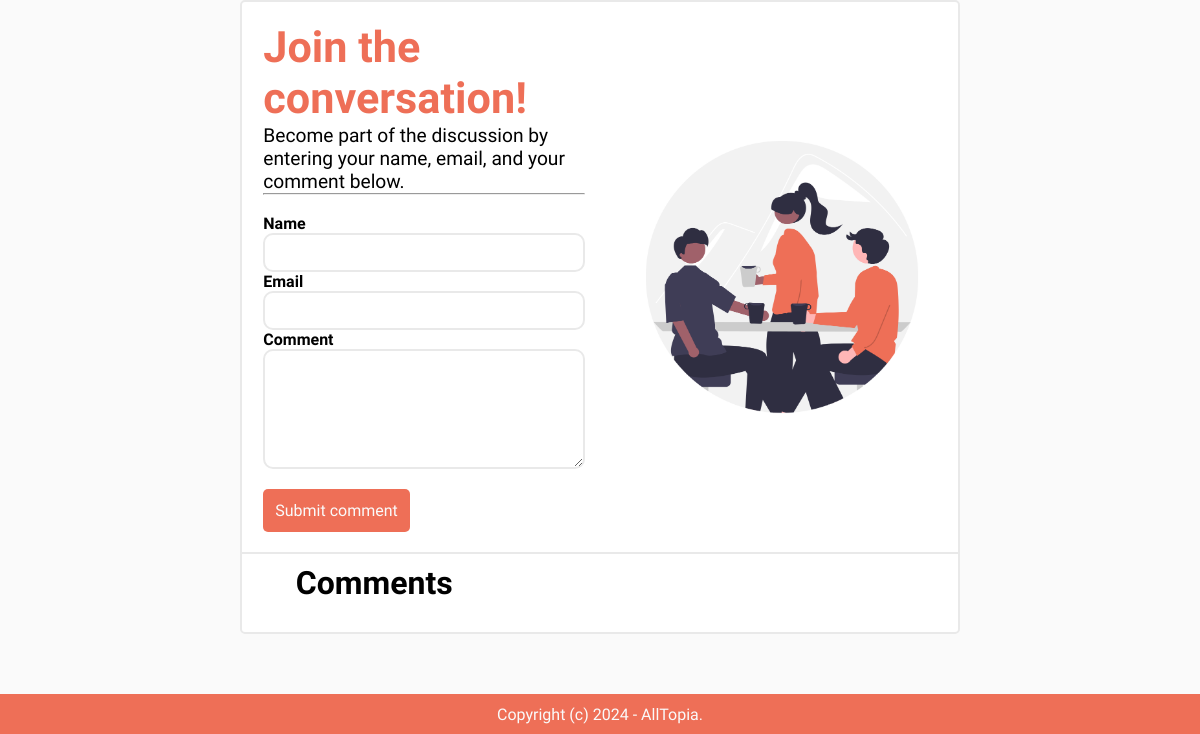
The app's page /technology/this-is-the-first-post/ (lower part), older data.
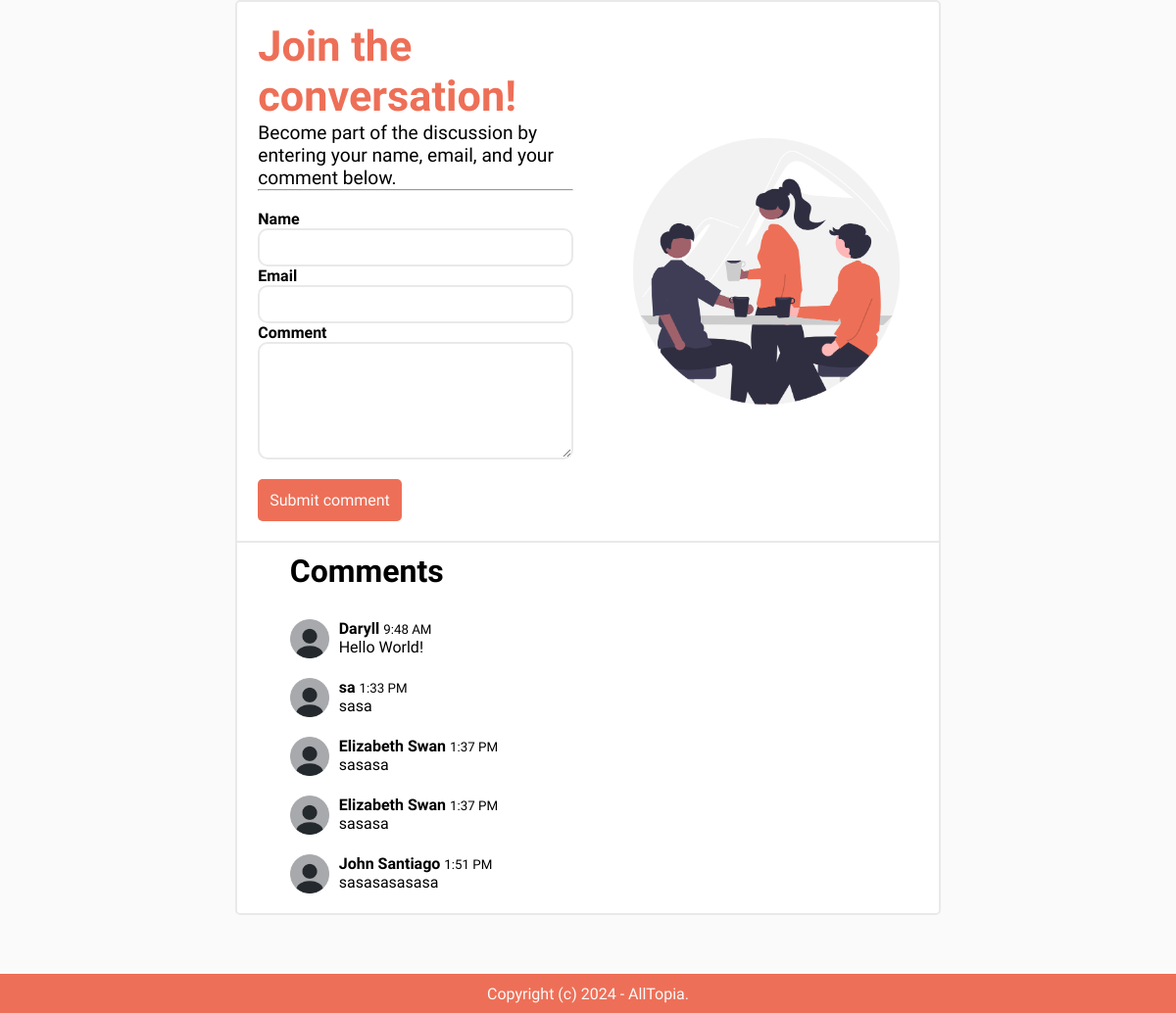
The same page, newer data.
### blog/models.py (models this page shows, shortened)
class Comment(models.Model):
    post = models.ForeignKey(Post, related_name='comments', on_delete = models.CASCADE)
    name = models.CharField(max_length=255)
    email = models.EmailField()
    body = models.TextField()
    created_at = models.DateTimeField(auto_now_add=True)

### blog/views.py (the view)
# urls.py: path('<slug:category_slug>/<slug:slug>/', views.detail, name='post_detail'),
def detail(request, category_slug, slug):
    post = get_object_or_404(Post, slug=slug, status=Post.ACTIVE)
    if request.method == 'POST':
        form = CommentForm(request.POST)
        if form.is_valid():
            comment = form.save(commit=False)
            comment.post = post
            comment.save()
            return render(request, 'blog/detail.html', {'post': post, 'form': form})
    else:
        form = CommentForm()
    form = CommentForm()
    return render(request, 'blog/detail.html', {'post': post, 'form': form})

### blog/forms.py
class CommentForm(forms.ModelForm):
    class Meta:
        model = Comment
        fields = ('name', 'email', 'body')

### blog/models.py (called while the page is built)
    def __str__(self):
        return self.title

### blog/templates/blog/detail.html (shortened to what this page needs)
{% extends 'core/base.html' %}
{% block content %}
<div class="post-view-main-container">
    <div class="comment-section-container">
        <div class="comment-section-header">
            <div class="comsec-fields-container">
                    <form method="POST" class="comment-form">
                        <p class="comment-header">Join the conversation!</p>
                        <p class="comment-sub-header">Become part of the discussion by entering your name, email, and your comment below.</p>
                        <hr>
                        <br>
                        <div class="field-group">
                            <label for="id_name">Name</label>
                            {{ form.name }}
                        </div>
                        <div class="field-group">
                            <label for="id_email">Email</label>
                            {{ form.email }}
                        </div>
                        <div class="field-group">
                            <label for="id_body">Comment</label>
                            {{ form.body }}
                        </div>
                        <button class="submit-btn">Submit comment</button>
                    </form>
                <div class="comsec-art">
                    <img src="../../static/assets/conversation.png" />
                </div>
            </div>
        </div>
        <div class="comsec-label">
            <p class="">Comments</p>
        </div>
        <div class="comments-main-container">
            {% for comment in post.comments.all %}
                <div class="comment-container">
                    <img src="../../static/assets/default-client-profile.png" class="default-account-image"/>
                        <div class="">
                            <strong>{{ comment.name }}</strong> <small>{{ comment.created_at|date:'g:i A'}}</small><br>
                            {{ comment.body }}
                        </div>
                </div>
            {% endfor %}
        </div>
    </div>
</div>
{% endblock %}

Row changes from the older to the newer data that the page shows:
added Comment: name "Daryll", created_at "9:48 AM", body "Hello World!"
added Comment: name "sa", created_at "1:33 PM", body "sasa"
added Comment: name "Elizabeth Swan", created_at "1:37 PM", body "sasasa"
added Comment: name "Elizabeth Swan", created_at "1:37 PM", body "sasasa"
added Comment: name "John Santiago", created_at "1:51 PM", body "sasasasasasa"
